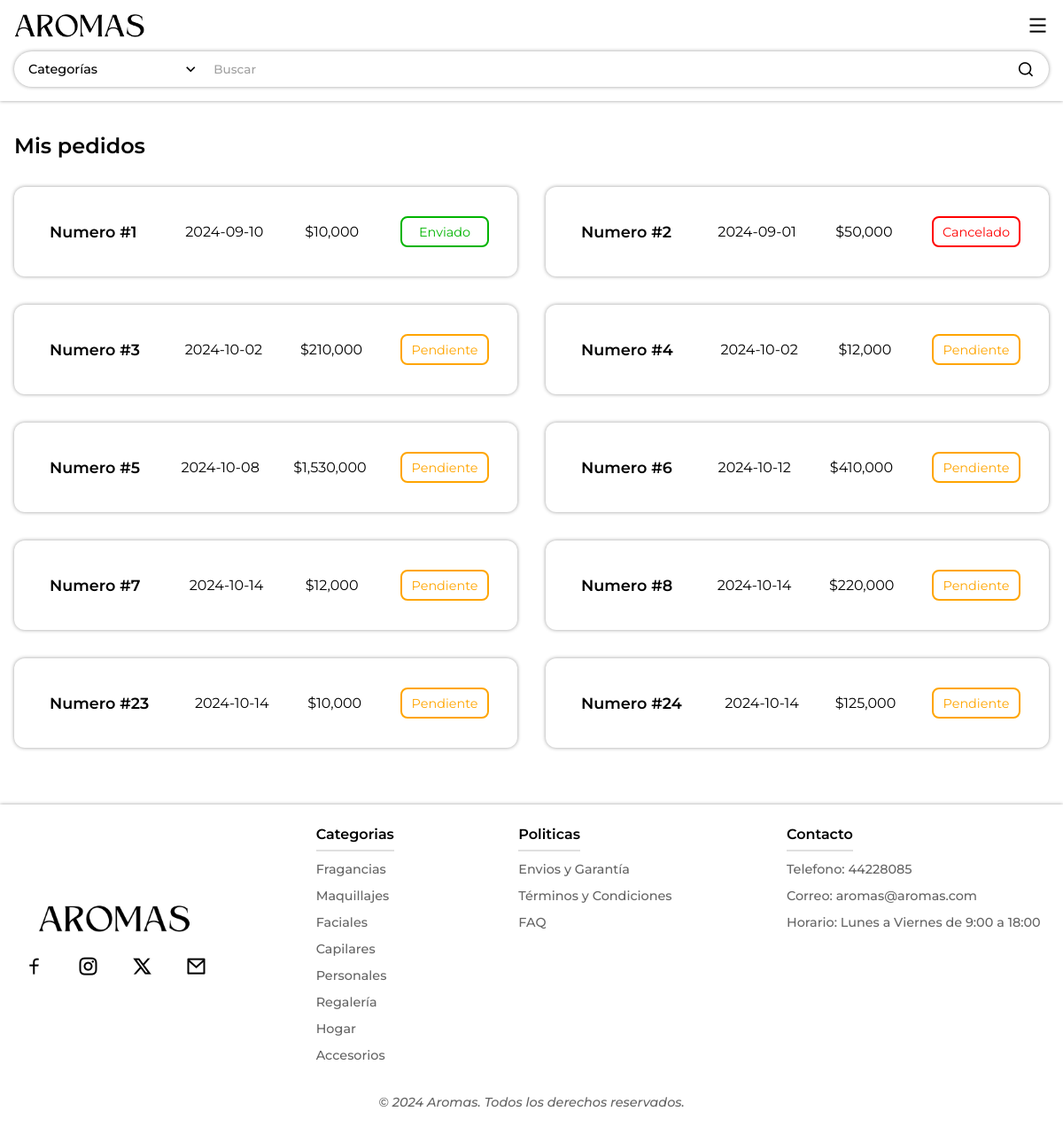
The app's page /php/pedidos.php (signed in), older data.
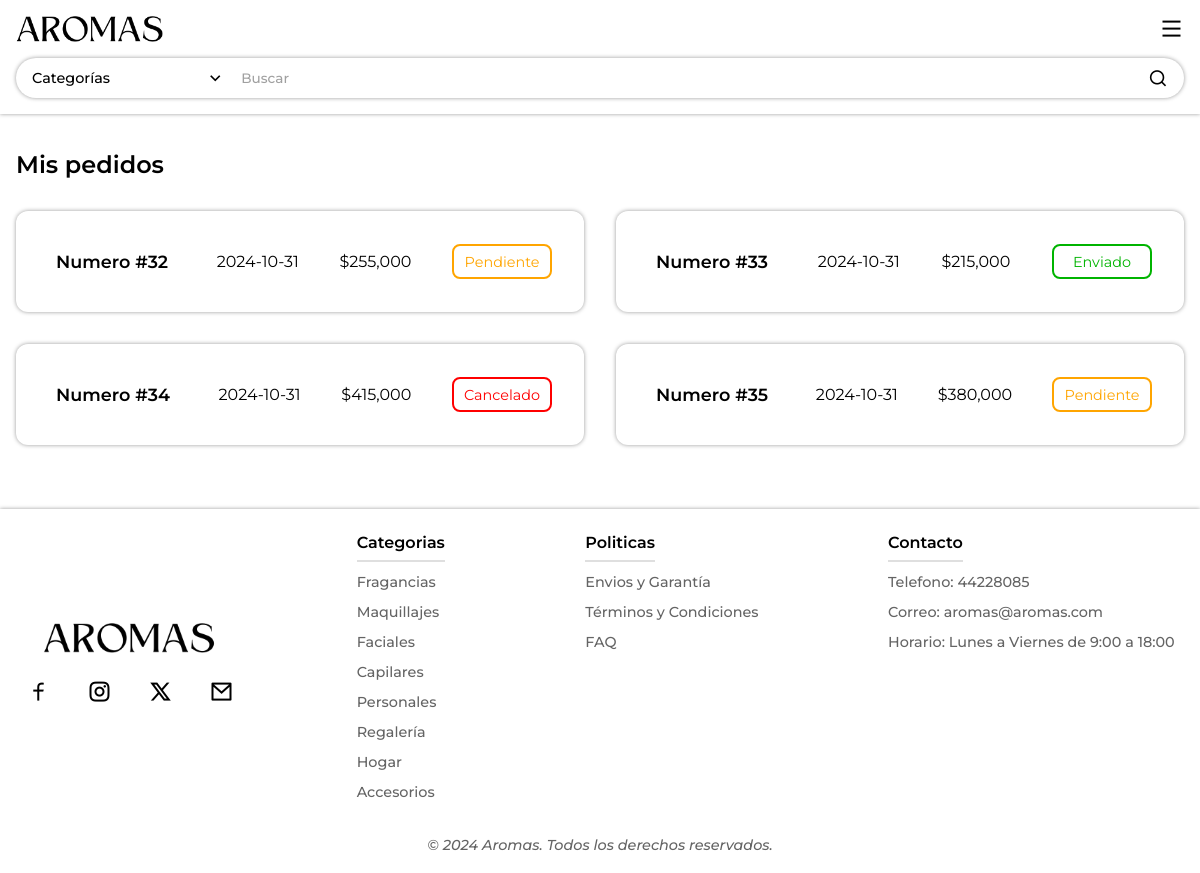
The same page, newer data.
### tables this page shows
CREATE TABLE `pedidos` (
  `id` int(11) NOT NULL,
  `usuario_id` int(11) DEFAULT NULL,
  `total` decimal(10,2) DEFAULT NULL,
  `envio` int(11) NOT NULL,
  `estado` enum('Pendiente','Enviado','Cancelado') DEFAULT 'Pendiente',
  `fecha_pedido` date NOT NULL DEFAULT current_timestamp()
);

### php/pedidos.php (the view, shortened to what this page needs)
<?php
        include 'db.php';
?>
<!DOCTYPE html>
<html lang="es">
<head>
    <link rel="stylesheet" href="../css/pedidos.css?v=<?php echo time(); ?>" />
    <link href="https://cdn.jsdelivr.net/npm/remixicon@4.3.0/fonts/remixicon.css" rel="stylesheet"/>
</head>
<body>
<?php include 'header.php'; ?>
<main>
    <section class="pedidos">
    <h1>Mis pedidos</h1>
    <div class="pedidos-container">
        <?php
            $id = $_SESSION['user_id'];
            $sql = "SELECT * FROM pedidos WHERE usuario_id = $id";
            $result = $conn->query($sql);
        if ($result->num_rows > 0) {
            while ($row = $result->fetch_assoc()) {?>
            <a href="pedido.php?id=<?php echo $row['id'];?>">
            <div class="pedido">
                <h2>Numero #<?php echo $row['id']; ?></h2>
                <p><?php echo $row['fecha_pedido']; ?></p>
                <p><?php echo "$" . number_format($row['total'], 0); ?></p>
                <p class="estados <?php echo strtolower($row['estado']); ?>"><?php echo $row['estado']; ?></p>
            </div>
            </a>
        <?php
            }
        } else { ?>
            <div class="no-pedidos">
                <p>No tenés pedidos.</p>
            </div>
        <?php
        }
        ?>
    </div>
    </section>
</main>
<?php include 'footer.php'; ?>
</body>
</html>

Row changes from the older to the newer data that the page shows:
removed pedidos: id "1", fecha_pedido "2024-09-10", total "10,000", estado "Enviado"
removed pedidos: id "2", fecha_pedido "2024-09-01", total "50,000", estado "Cancelado"
removed pedidos: id "3", fecha_pedido "2024-10-02", total "210,000", estado "Pendiente"
removed pedidos: id "4", fecha_pedido "2024-10-02", total "12,000", estado "Pendiente"
removed pedidos: id "5", fecha_pedido "2024-10-08", total "1,530,000", estado "Pendiente"
removed pedidos: id "6", fecha_pedido "2024-10-12", total "410,000", estado "Pendiente"
removed pedidos: id "7", fecha_pedido "2024-10-14", total "12,000", estado "Pendiente"
removed pedidos: id "8", fecha_pedido "2024-10-14", total "220,000", estado "Pendiente"
removed pedidos: id "23", fecha_pedido "2024-10-14", total "10,000", estado "Pendiente"
removed pedidos: id "24", fecha_pedido "2024-10-14", total "125,000", estado "Pendiente"
added pedidos: id "32", fecha_pedido "2024-10-31", total "255,000", estado "Pendiente"
added pedidos: id "33", fecha_pedido "2024-10-31", total "215,000", estado "Enviado"
added pedidos: id "34", fecha_pedido "2024-10-31", total "415,000", estado "Cancelado"
added pedidos: id "35", fecha_pedido "2024-10-31", total "380,000", estado "Pendiente"
